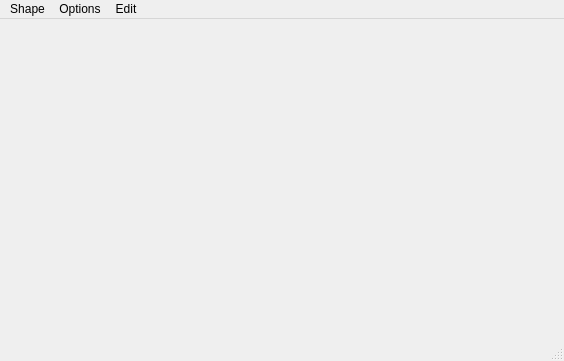
<?xml version="1.0" encoding="UTF-8"?>
<ui version="4.0">
 <class>MainWindow</class>
 <widget class="QMainWindow" name="MainWindow">
  <property name="geometry">
   <rect>
    <x>0</x>
    <y>0</y>
    <width>564</width>
    <height>361</height>
   </rect>
  </property>
  <property name="windowTitle">
   <string>MainWindow</string>
  </property>
  <widget class="QWidget" name="centralwidget">
   <widget class="QLabel" name="label">
    <property name="geometry">
     <rect>
      <x>70</x>
      <y>300</y>
      <width>371</width>
      <height>16</height>
     </rect>
    </property>
    <property name="text">
     <string/>
    </property>
   </widget>
  </widget>
  <widget class="QMenuBar" name="menubar">
   <property name="geometry">
    <rect>
     <x>0</x>
     <y>0</y>
     <width>564</width>
     <height>23</height>
    </rect>
   </property>
   <widget class="QMenu" name="menuShape">
    <property name="title">
     <string>Shape</string>
    </property>
    <addaction name="actionCircle"/>
    <addaction name="actionRectangle"/>
    <addaction name="actionLine"/>
   </widget>
   <widget class="QMenu" name="menuOptions">
    <property name="title">
     <string>Options</string>
    </property>
    <addaction name="actionPage_Setup"/>
    <addaction name="actionPassword"/>
   </widget>
   <widget class="QMenu" name="menuEdit">
    <property name="title">
     <string>Edit</string>
    </property>
    <addaction name="actionCut"/>
    <addaction name="actionCopy"/>
    <addaction name="actionPaste"/>
   </widget>
   <addaction name="menuShape"/>
   <addaction name="menuOptions"/>
   <addaction name="menuEdit"/>
  </widget>
  <widget class="QStatusBar" name="statusbar"/>
  <action name="actionCircle">
   <property name="text">
    <string>Circle</string>
   </property>
   <property name="shortcut">
    <string>Shift+C</string>
   </property>
  </action>
  <action name="actionRectangle">
   <property name="text">
    <string>Rectangle</string>
   </property>
   <property name="shortcut">
    <string>Shift+R</string>
   </property>
  </action>
  <action name="actionLine">
   <property name="text">
    <string>Line</string>
   </property>
   <property name="shortcut">
    <string>Shift+L</string>
   </property>
  </action>
  <action name="actionPage_Setup">
   <property name="text">
    <string>Page Setup</string>
   </property>
   <property name="shortcut">
    <string>Ctrl+S</string>
   </property>
  </action>
  <action name="actionPassword">
   <property name="text">
    <string>Password</string>
   </property>
   <property name="shortcut">
    <string>Ctrl+P</string>
   </property>
  </action>
  <action name="actionCut">
   <property name="text">
    <string>Cut</string>
   </property>
   <property name="shortcut">
    <string>Ctrl+X</string>
   </property>
  </action>
  <action name="actionCopy">
   <property name="text">
    <string>Copy</string>
   </property>
   <property name="shortcut">
    <string>Ctrl+C</string>
   </property>
  </action>
  <action name="actionPaste">
   <property name="text">
    <string>Paste</string>
   </property>
   <property name="shortcut">
    <string>Ctrl+V</string>
   </property>
  </action>
 </widget>
 <resources/>
 <connections/>
</ui>
